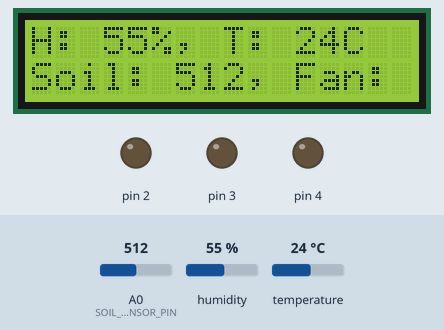
The sketch below on a simulated Arduino Uno, built with avr-gcc and run on an emulated ATmega328P. On the bench: 16×2 character LCD, output pins drawn as LEDs (lit = HIGH). The test bench sets the inputs (shaded band); at power-on: humidity 55 %, A0 (SOIL_SENSOR_PIN) = 512, temperature 24 °C. What the sketch prints to the serial monitor is not drawn.

Above: at 1.2 s.
1.3 s: humidity set to 58 %
At 2.7 s:
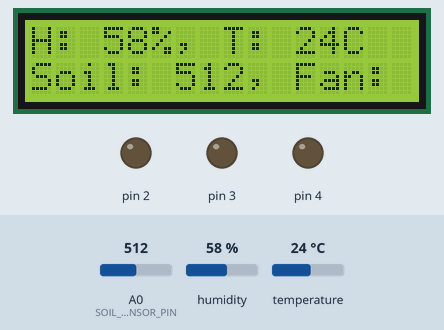
3.7 s: humidity set to 61 %
At 5.3 s:
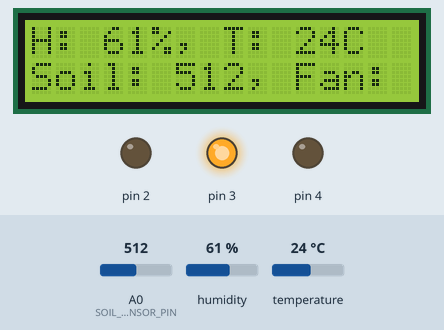
5.8 s: A0 (SOIL_SENSOR_PIN) set to 742
At 7.6 s:
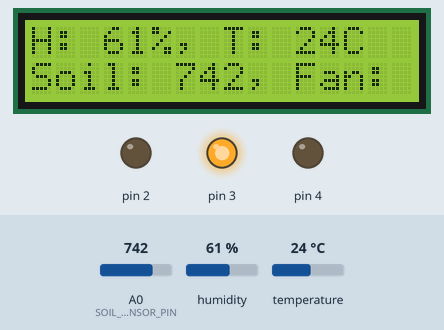
7.9 s: A0 (SOIL_SENSOR_PIN) set to 761
At 9.2 s:
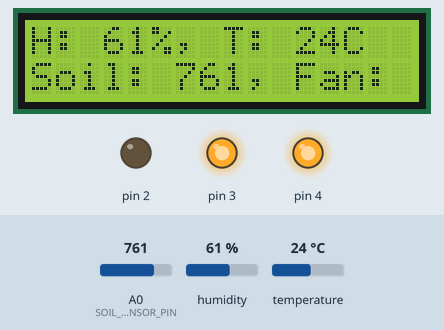
9.9 s: humidity set to 22 %
At 11.7 s:
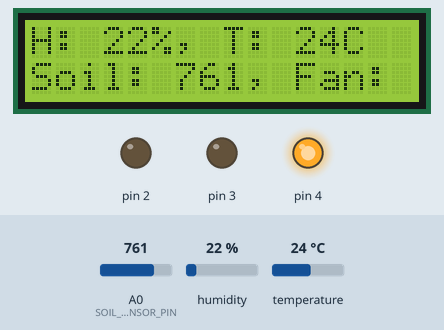
12.0 s: temperature set to 12 °C
At 13.2 s:
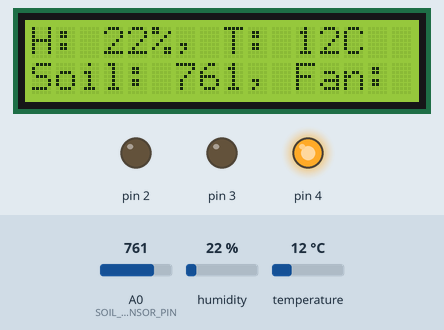
Timing chart, 0 to 15.0 s (numbered marks = the images above; inputs shaded):
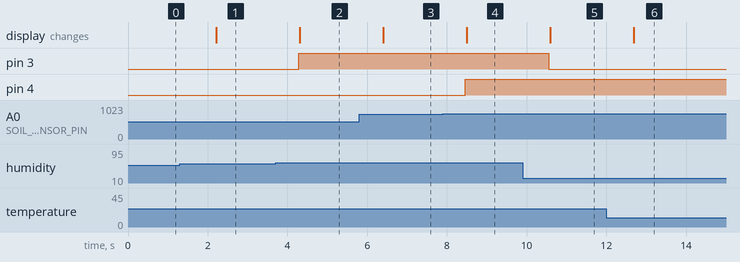

Measured:
- the behaviour switches between 59 and 60 % on humidity (found by bisection; images 1 and 2)
- the behaviour switches between 749 and 750 on A0 (SOIL_SENSOR_PIN) (found by bisection; images 3 and 4)
- after the input at 1.3 s, the display: changes after 0.92 s (image 1)
- after the input at 3.7 s, pin 3: LOW → HIGH after 0.58 s; the display: changes after 0.61 s (image 2)
- after the input at 5.8 s, the display: changes after 0.61 s (image 3)
- after the input at 7.9 s, pin 4: LOW → HIGH after 0.56 s; the display: changes after 0.60 s (image 4)
- after the input at 9.9 s, pin 3: HIGH → LOW after 0.66 s; the display: changes after 0.69 s (image 5)
- after the input at 12.0 s, the display: changes after 0.69 s (image 6)

The sketch:

sketch_apr8a.ino
```cpp
#include <DHT.h>
#include <LiquidCrystal_I2C.h>
#include <Wire.h>

// Constants
#define DHTPIN 7      // Pin where DHT-11 is connected
#define DHTTYPE DHT11 // DHT-11 type
#define SOIL_SENSOR_PIN A0 // Soil sensor pin

// Initialize I2C LCD at address 0x27 for 16x2
LiquidCrystal_I2C lcd(0x27, 16, 2);

// Initialize DHT sensor
DHT dht(DHTPIN, DHTTYPE);

// Function to read temperature and humidity
void readTempHumidity(int &temp, int &humidity) {
    humidity = dht.readHumidity();
    temp = dht.readTemperature();
}

// Function to update LCD with temperature, humidity, and soil moisture
void updateLCD(int temp, int humidity, int sensorValue) {
    lcd.clear();
    lcd.setCursor(0, 0);
    lcd.print("H: " + String(humidity) + "%, T: " + String(temp) + "C");

    lcd.setCursor(0, 1);
    lcd.print("Soil: " + String(sensorValue));
    lcd.print(", Fan: ");
    lcd.print((humidity >= 60) ? "ON" : "OFF");
}

void setup() {
    Serial.begin(9600);
    dht.begin();
    lcd.init(); // initialize the LCD
    lcd.backlight(); // turn on the LCD backlight

    // Set the control pins for outputs
    pinMode(2, OUTPUT);
    pinMode(3, OUTPUT);
    pinMode(4, OUTPUT);
}

void loop() {
    int humidity = dht.readHumidity();
    int temp = dht.readTemperature();

    int sensorValue = analogRead(SOIL_SENSOR_PIN);

    Serial.print("Humidity: ");
    Serial.print(humidity);
    Serial.print(" %, Temp: ");
    Serial.print(temp);
    Serial.println(" °C");

    // Fan control based on humidity
    digitalWrite(3, (humidity >= 60) ? HIGH : LOW);

    // Pump control based on soil sensor value
    digitalWrite(4, (sensorValue >= 750) ? HIGH : LOW);

    updateLCD(temp, humidity, sensorValue);

    delay(1000); // Delay for 1 second
}
```
